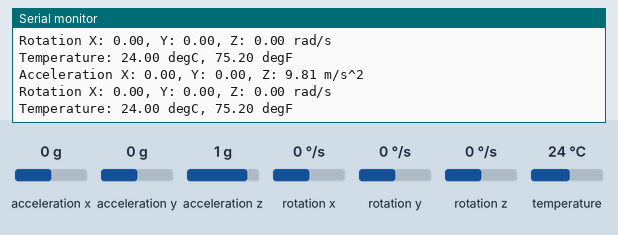
The sketch below on a simulated Arduino Uno, built with avr-gcc and run on an emulated ATmega328P. Parts: the last lines printed to the serial monitor. The test bench sets the inputs (shaded band); at power-on: acceleration x 0 g, acceleration y 0 g, acceleration z 1 g, rotation x 0 °/s, rotation y 0 °/s, rotation z 0 °/s, temperature 24 °C.

Above: at 1.3 s.
1.4 s: acceleration x set to -1.4 g
At 2.0 s:
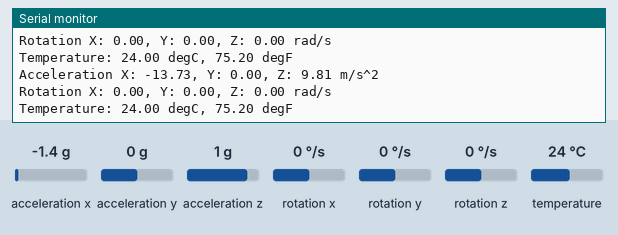
2.9 s: acceleration y set to -1.4 g
At 3.6 s:
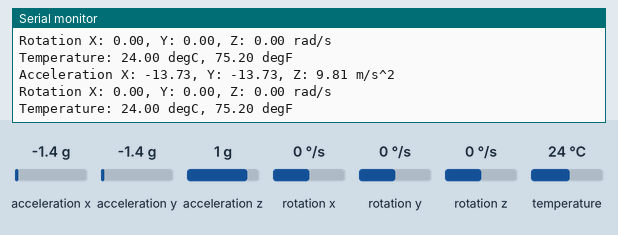
4.4 s: acceleration z set to -1.4 g
At 5.1 s:
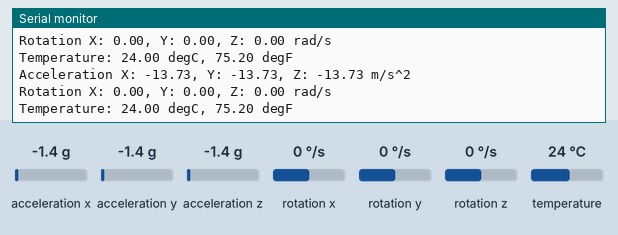
5.9 s: rotation x set to -192 °/s
At 6.6 s:
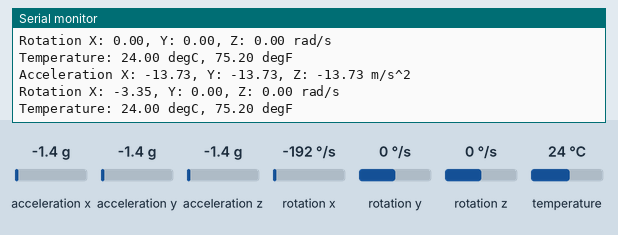
7.4 s: rotation y set to -192 °/s
At 8.1 s:
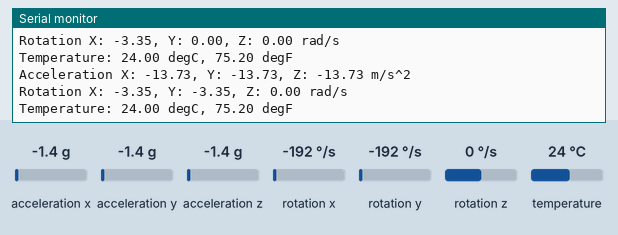

The sketch:

gryo-GY-521.ino
```cpp
/*
 * GY-521 gyro and more
 * (based on the MPU6050)
 * datasheet (huge): https://invensense.tdk.com/wp-content/uploads/2015/02/MPU-6000-Datasheet1.pdf
 *
 * features:
 * 3 axis gyro and accelerometer
 * temperature sensor
 * digital motion processor
 *
 *
 * use library:
 * https://github.com/adafruit/Adafruit_MPU6050
 *
 * see https://learn.adafruit.com/mpu6050-6-dof-accelerometer-and-gyro
 * VDD - 3.3 or 5 VDC
 * GND - ground
 * SCL - i2c pins (on wemos: SDA => D2, SCL => D1)
 * SDA - ic2 pins
 * XDA - auxiliary data
 * XCL - auxiliary clock
 *    the MPU6050 can collect data from other i2c sensors without cpu
 *    interaction, and use these values in calculations.
 *    (probbly beyond the scope of that we will be using it for)
 *    maybe tie this to a HMC5883L (GY-273) (i2c magnomemter (compass))?
 * ADD - i2c address
 *    low - address is 0x68 (default if pin is disconnected)
 *    high - address is 0x69
 * INT - interupt (gets set under certain conditions)
 */

#include <Adafruit_MPU6050.h>
#include <Adafruit_Sensor.h>
#include <Wire.h>

Adafruit_MPU6050 mpu;

void setup(void) {
  // start serial port
  Serial.begin(115200);
  Serial.print(F("\n\n GY-521 test\n\n"));

  if (!mpu.begin()) {
    Serial.println("Failed to find MPU6050 chip");
    while (1) {
      delay(10);
    }
  }
  Serial.println("MPU6050 Found!");

  mpu.setAccelerometerRange(MPU6050_RANGE_8_G);
  Serial.print("Accelerometer range set to: ");
  switch (mpu.getAccelerometerRange()) {
  case MPU6050_RANGE_2_G:
    Serial.println("+-2G");
    break;
  case MPU6050_RANGE_4_G:
    Serial.println("+-4G");
    break;
  case MPU6050_RANGE_8_G:
    Serial.println("+-8G");
    break;
  case MPU6050_RANGE_16_G:
    Serial.println("+-16G");
    break;
  }
  mpu.setGyroRange(MPU6050_RANGE_500_DEG);
  Serial.print("Gyro range set to: ");
  switch (mpu.getGyroRange()) {
  case MPU6050_RANGE_250_DEG:
    Serial.println("+- 250 deg/s");
    break;
  case MPU6050_RANGE_500_DEG:
    Serial.println("+- 500 deg/s");
    break;
  case MPU6050_RANGE_1000_DEG:
    Serial.println("+- 1000 deg/s");
    break;
  case MPU6050_RANGE_2000_DEG:
    Serial.println("+- 2000 deg/s");
    break;
  }

  mpu.setFilterBandwidth(MPU6050_BAND_21_HZ);
  Serial.print("Filter bandwidth set to: ");
  switch (mpu.getFilterBandwidth()) {
  case MPU6050_BAND_260_HZ:
    Serial.println("260 Hz");
    break;
  case MPU6050_BAND_184_HZ:
    Serial.println("184 Hz");
    break;
  case MPU6050_BAND_94_HZ:
    Serial.println("94 Hz");
    break;
  case MPU6050_BAND_44_HZ:
    Serial.println("44 Hz");
    break;
  case MPU6050_BAND_21_HZ:
    Serial.println("21 Hz");
    break;
  case MPU6050_BAND_10_HZ:
    Serial.println("10 Hz");
    break;
  case MPU6050_BAND_5_HZ:
    Serial.println("5 Hz");
    break;
  }

  Serial.println("");
  delay(100);
}

void loop() {
  /* Get new sensor events with the readings */
  sensors_event_t a, g, temp;
  mpu.getEvent(&a, &g, &temp);

  /* Print out the values */
  Serial.print("Acceleration X: ");
  Serial.print(a.acceleration.x);
  Serial.print(", Y: ");
  Serial.print(a.acceleration.y);
  Serial.print(", Z: ");
  Serial.print(a.acceleration.z);
  Serial.println(" m/s^2");

  Serial.print("Rotation X: ");
  Serial.print(g.gyro.x);
  Serial.print(", Y: ");
  Serial.print(g.gyro.y);
  Serial.print(", Z: ");
  Serial.print(g.gyro.z);
  Serial.println(" rad/s");

  float f = temp.temperature * 9 / 5 + 32;
  Serial.print("Temperature: ");
  Serial.print(temp.temperature);
  Serial.print(" degC, ");
  Serial.print(f);
  Serial.println(" degF");

  Serial.println("");
  delay(500);
}
```

Measured:
- after the input at 1.4 s, the serial monitor: prints a new line after 0.23 s (image 1)
- after the input at 2.9 s, the serial monitor: prints a new line after 0.25 s (image 2)
- after the input at 4.4 s, the serial monitor: prints a new line after 0.28 s (image 3)
- after the input at 5.9 s, the serial monitor: prints a new line after 0.31 s (image 4)
- after the input at 7.4 s, the serial monitor: prints a new line after 0.33 s (image 5)
